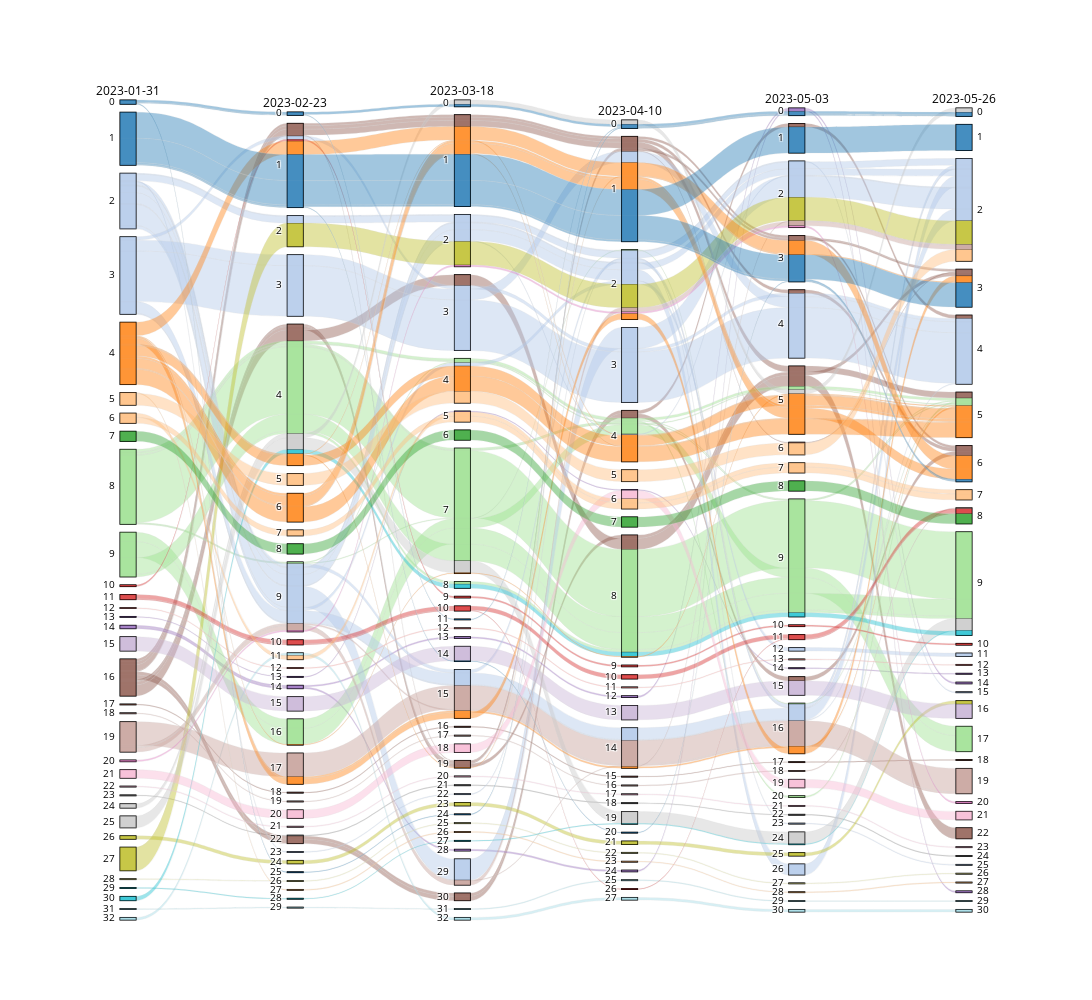

Notebook cell for this chart:
### Code cell
import plotly.graph_objects as go
from collections import Counter
import matplotlib.pyplot as plt
import numpy as np
import pandas as pd

limit = 200

# Combine the communes data into paths
paths = list(zip(communes[0], communes[1], communes[2]))
path_counts = Counter(paths)
unique_paths = list(path_counts.keys())
counts = list(path_counts.values())

# Generate a color for each initial commune
unique_communes = sorted(set(communes[0]))
colors = (plt.cm.tab20(np.linspace(0, 1, len(unique_communes))))

commune_color_map = {commune: f'rgba({int(color[0]*255)}, {int(color[1]*255)}, {int(color[2]*255)}, 0.7)' for commune, color in zip(unique_communes, colors)}
# Assign colors to each path based on the initial commune
line_colors = [commune_color_map[path[0]] for path in paths]

# Unzip the unique paths into separate lists for each time
time_1, time_2, time_3 = zip(*unique_paths)

# Prepare sorted stock data by initial commune
sorted_stock_data = list(pd.DataFrame(data={
    "Stock": list(preparer.stockData.columns)[:limit],
    "Commune": communes[0][:limit]
}).sort_values(by="Commune").Stock)

fig = go.Figure(go.Parcats(
    dimensions=[
        # {'label': 'Stock', 'values': sorted_stock_data},
        {'label': date_ranges[0][1], 'values': communes[0][:limit]},  # communes
        {'label': date_ranges[1][1], 'values': communes[1][:limit]},  # communes
        {'label': date_ranges[2][1], 'values': communes[2][:limit]},
        {'label': date_ranges[3][1], 'values': communes[3][:limit]}, # communes
        {'label': date_ranges[4][1], 'values': communes[4][:limit]}, # communes
        {'label': date_ranges[5][1], 'values': communes[5][:limit]}, # communes
    ],
    counts=counts,
    line={'color': line_colors, 'shape': 'hspline'}
))

fig.update_layout(
    width=1200,  # Set the width of the figure
    height=1000,  # Set the height of the figure
    plot_bgcolor='white',  # Set the background color of the plot area
    paper_bgcolor='white',
    font_color="black",
)

fig.show()

### Figure 1 — Plotly figure (JSON) as saved in the notebook; plotly's stock layout.template omitted (floating-point values rounded to 4 significant figures; data arrays with more than 128 entries replaced by an {"elided": "..."} marker saying what was removed)
{"data": [{"counts": [2, 10, 5, 25, 2, 11, 2, 13, 1, 1, 7, 12, 3, 1, 2, 1, 4, 1, 1, 1, 1, 2, 5, 5, 14, 1, 4, 2, 1, 1, 1, 13, 1, 1, 3, 1, 1, 3, 1, 1, 1, 1, 1, 1, 4, 4, 1, 1, 1, 1, 1, 1, 1, 2, 3, 1, 1, 1, 1, 1, 1, 1, 1, 1], "dimensions": [{"label": "2023-01-31", "values": {"elided": "200 int values"}}, {"label": "2023-02-23", "values": {"elided": "200 int values"}}, {"label": "2023-03-18", "values": {"elided": "200 int values"}}, {"label": "2023-04-10", "values": {"elided": "200 int values"}}, {"label": "2023-05-03", "values": {"elided": "200 int values"}}, {"label": "2023-05-26", "values": {"elided": "200 int values"}}], "line": {"color": {"elided": "200 str values"}, "shape": "hspline"}, "type": "parcats"}], "layout": {"font": {"color": "black"}, "width": 1200, "height": 1000, "plot_bgcolor": "white", "paper_bgcolor": "white"}}
